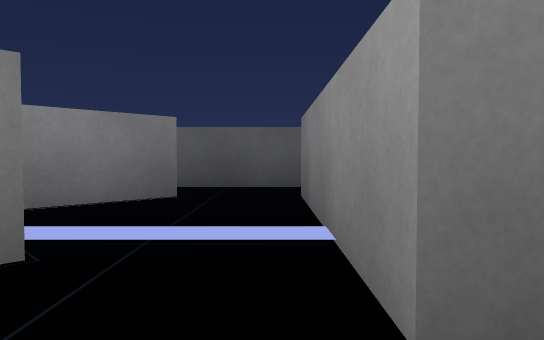
View 1 (above)

17 first-person views from a walk through a Unity game level. The camera is 0.51 m above the floor, tilts 2° down and sees 70° across. The floor is counted in squares, 1 m on a side. Each view is taken from the middle of a square. On the plan, view 1 faces up. The plan holds only what a view shows up to about 9 squares ahead; the rest is blank. The player is left out.

View 2
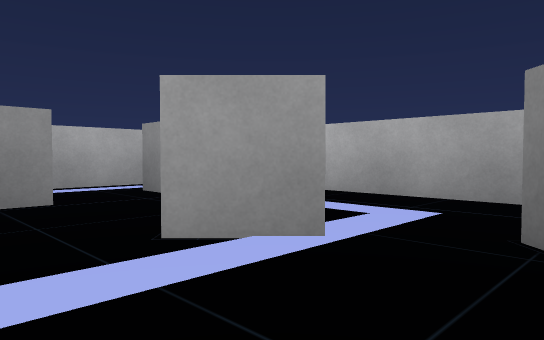

View 3
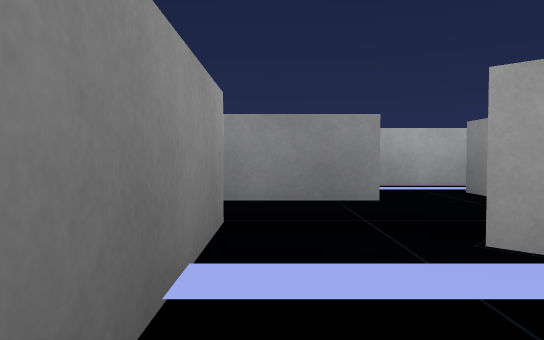

View 4
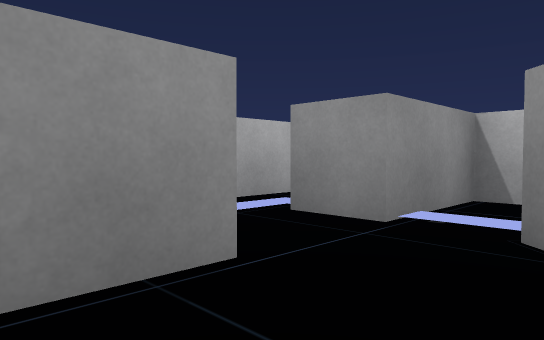

View 5
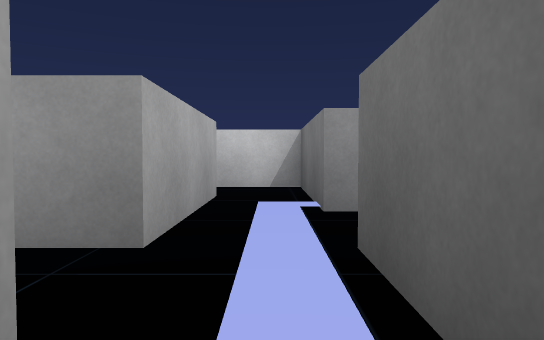

View 6
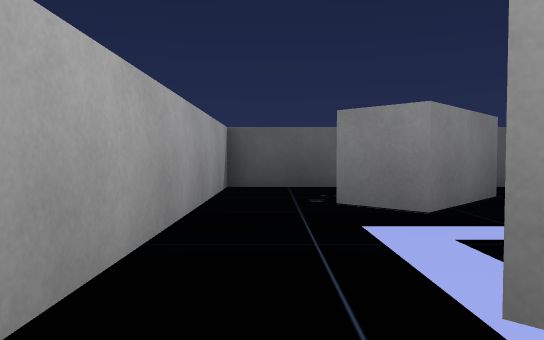

View 7
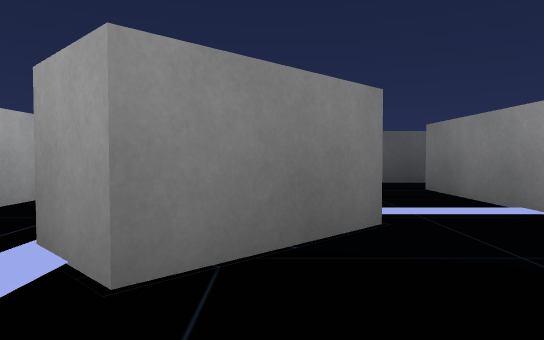

View 8
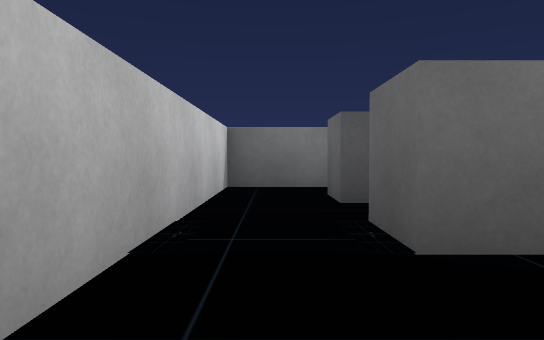

View 9
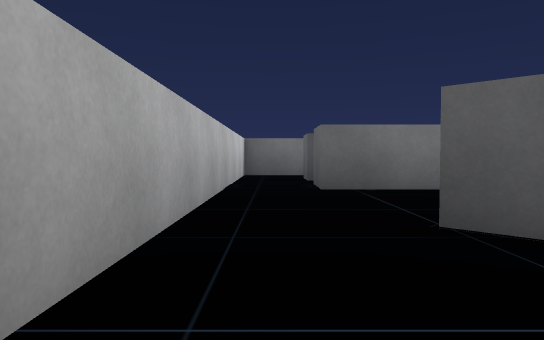

View 10
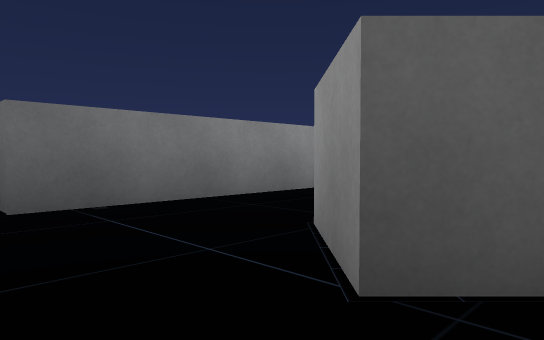

View 11
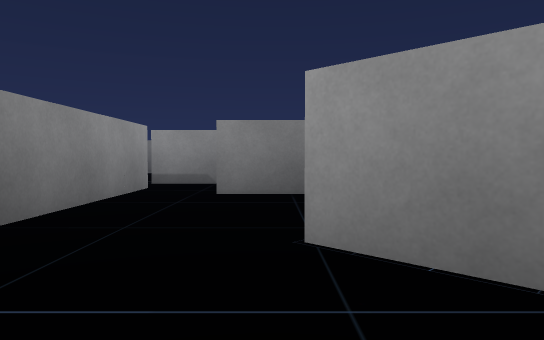

View 12
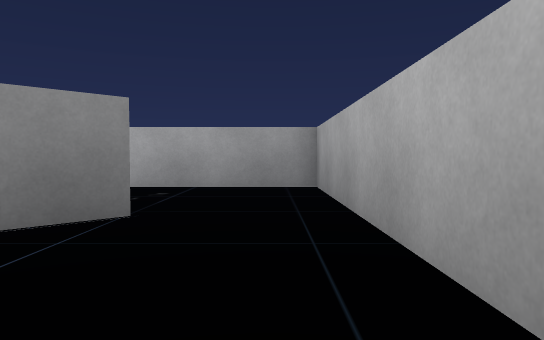

View 13
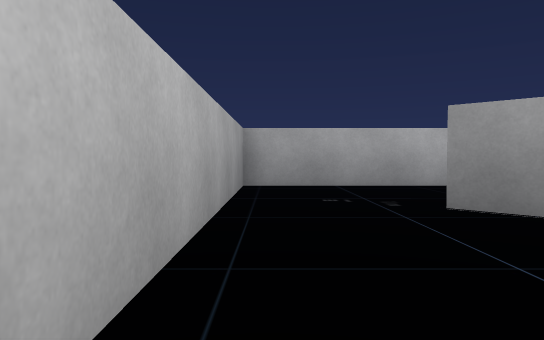

View 14
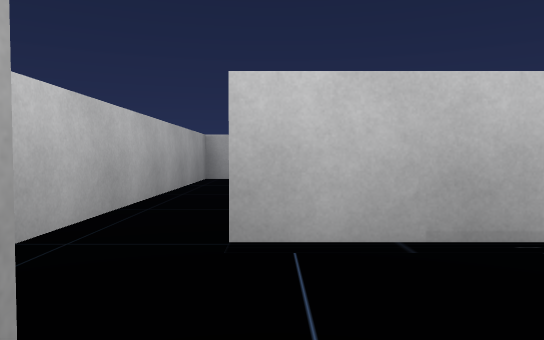

View 15
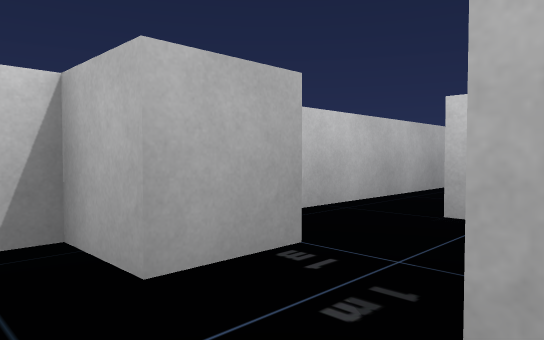

View 16
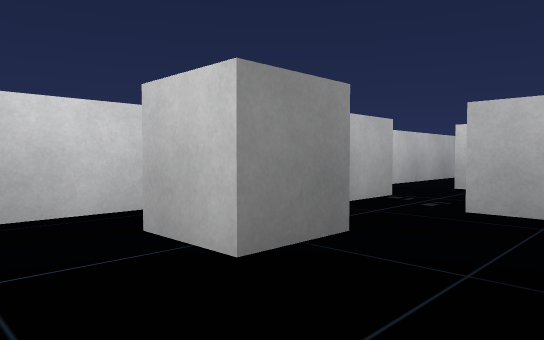

View 17
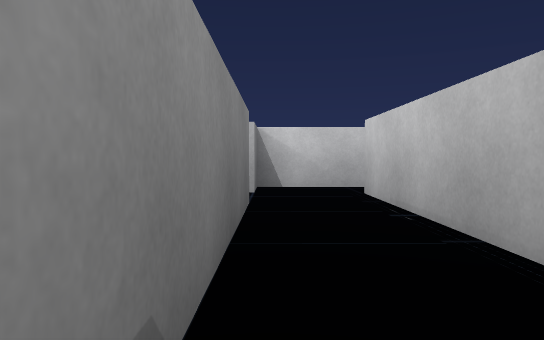

### Floor plan
Points are (right, up) in squares from view 1. A wall is a line through its corners. A room is listed if a view was taken in it or the views show most of it. See-through windows are left out.
Room 1 (views 1, 2, 3, 4, 6, 7)
walls: (-1.4, -0.5) (0.6, -0.5); (0.4, 1) (0.4, 5); (-4.8, -1.5) (-5.7, -1.5) (-5.7, -2.5); (-4.2, -2.7) (-1.2, -2.7); (1, 6.5) (-4.7, 6.5) (-4.7, -0.5)
ways out: opening at (-2, -2) to room 2
objects: block (-4, -1) to (-3, -1); block (-3, 1) to (-1, 2); block (-3, 4) to (-1, 5)
Room 2 (view 5)
walls: (-1.2, -2.7) (-1.2, -3.5); (0.4, -1.5) (-1.2, -1.5)
ways out: opening at (-2, -2) to room 1; opening at (1, -2)
Room 3 (views 8, 9, 10, 11, 12, 13)
walls: (0.4, -8.5) (0.4, -7.2); (1.2, -6) (-4.2, -6) (-4.2, -5); (-4.2, -3.8) (-4.2, -2.7); (-5.7, -2.5) (-5.7, -12.5) (1.4, -12.5)
ways out: opening at (1, -12) to room 4
objects: block (-4, -10) to (-2, -8)
Room 4 (views 14, 17)
walls: (2.2, -10.2) (2.2, -5.8); (0.7, -7.8) (0.7, -11.2); (1.4, -12.5) (3.6, -12.5)
ways out: opening at (1, -12) to room 3; opening at (3, -11.5) to room 5; opening at (2, -6)
objects: cube (3, -12)
Room 5 (views 15, 16)
walls: (3.2, -9.6) (3.2, -10.2); (5.1, -12.5) (6.5, -12.5)
ways out: opening at (3, -11.5) to room 4
objects: cube (5, -11) to (6, -11)

Where each view was taken, in squares from view 1:
view 1: 0 up, 0 right, facing up
view 2: 4 up, 0 right, facing down-left
view 3: 4 up, 0 right, facing down
view 4: 1 up, 0 right, facing down-left
view 5: 2 down, 1 right, facing left
view 6: 0 up, 4 left, facing up
view 7: 1 down, 2 left, facing up
view 8: 8 down, 5 left, facing up
view 9: 12 down, 5 left, facing up
view 10: 10 down, 5 left, facing up-right
view 11: 8 down, 5 left, facing right
view 12: 6 down, 5 left, facing down
view 13: 12 down, 1 right, facing left
view 14: 11 down, 3 right, facing left
view 15: 10 down, 4 right, facing down-left
view 16: 9 down, 7 right, facing down-left
view 17: 6 down, 2 right, facing down
